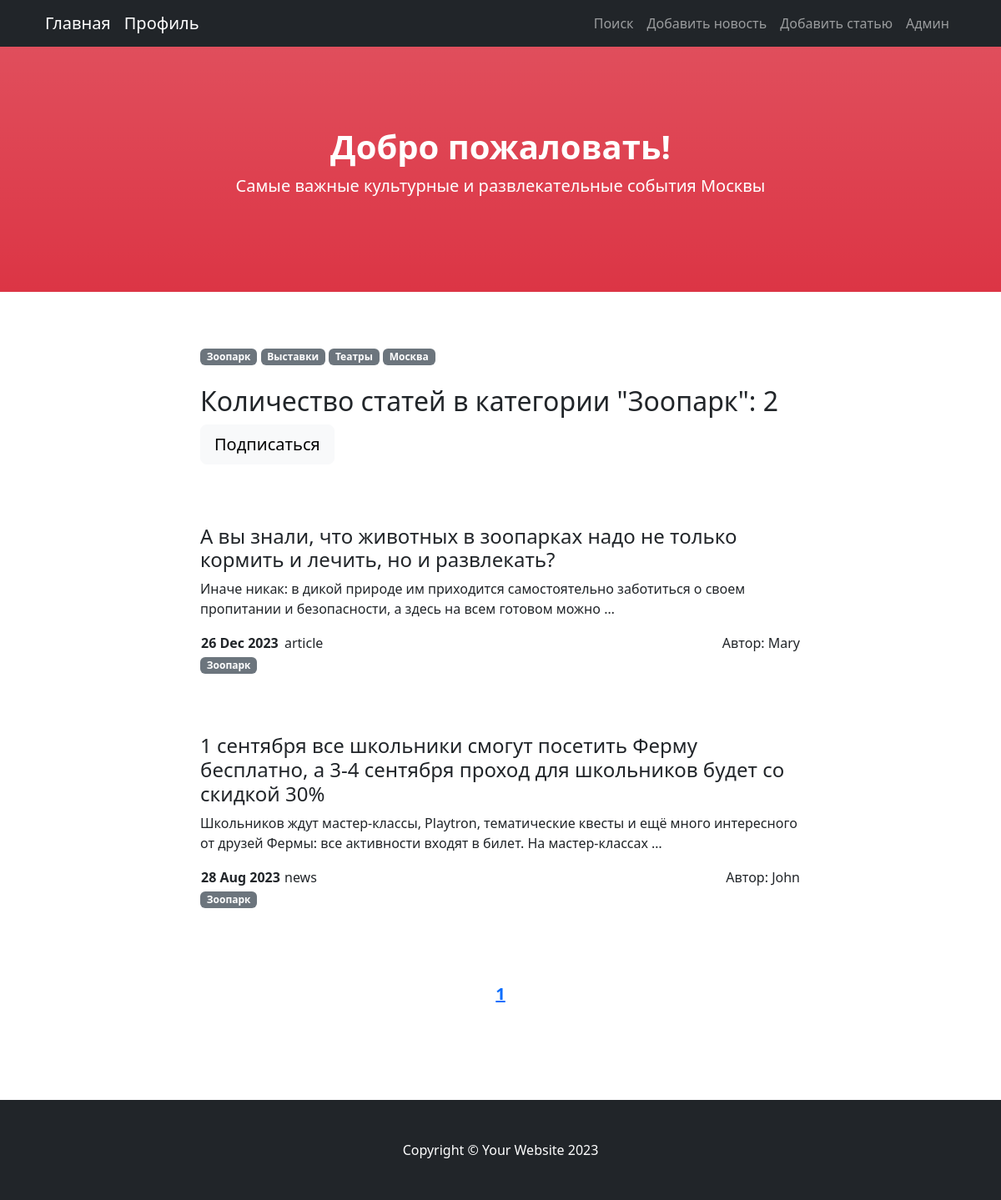
/articles/categories/1, run on the app's committed database.
### News/models.py (models this page shows, shortened)
class Category(models.Model):
    name = models.CharField(max_length=150, unique=True)
    subscribers = models.ManyToManyField(User, blank=True, related_name='categories')
    def __str__(self):
        return self.name

class Post(models.Model):
    PREVIEW_LENGTH = 124
    news = 'NE'
    article = 'AR'
    ITEM_TYPE = [(news, 'news'),
                 (article, 'article')]
    type = models.CharField(max_length=2, choices=ITEM_TYPE, default=news)
    add_date = models.DateTimeField(auto_now_add=True)
    title = models.CharField(max_length=150)
    content = models.TextField()
    rating = models.IntegerField(default=0)
    author = models.ForeignKey(Author, on_delete=models.PROTECT)
    category = models.ManyToManyField(Category, through='PostCategory', related_name='posts_categories')
    def get_categories(self):
        cat_qs = self.category.all()
        return cat_qs

class Author(models.Model):
    rating = models.IntegerField(default=0)
    user = models.OneToOneField(User, on_delete=models.CASCADE)
    def __str__(self):
        return self.user.username

### News/views.py (the view, shortened to what this page needs)
# urls.py: path('categories/<int:pk>', PostCategoryList.as_view(), name='categories'),
class PostCategoryList(ListView):
    model = Post
    context_object_name = 'posts'
    paginate_by = 10
    template_name = 'categories.html'
    def get_queryset(self):
        self.category = get_object_or_404(Category, id=self.kwargs['pk'])
        queryset = Post.objects.filter(category=self.category).order_by('-add_date')
        return queryset
    def get_context_data(self, *, object_list=None, **kwargs):
        context = super().get_context_data(**kwargs)
        page = context['page_obj']
        context['all_categories'] = Category.objects.all()
        context['category'] = self.category
        context['paginator_range'] = page.paginator.get_elided_page_range(
            page.number, on_each_side=1, on_ends=1)
        context['is_subscriber'] = self.request.user in self.category.subscribers.all()
        return context

### News/templatetags/custom_filters.py (called while the page is built)
@register.filter()
def censor(value: str) -> str:
    try:
        if not isinstance(value, str):
            raise CensorException('Filter can work only with str format')
        pattern = re.compile(fr"\b{BAD_WORD}[а-я]{{0,5}}\b", re.IGNORECASE)
        result = re.sub(pattern, censor_repl, value)
        return result
    except CensorException as error:
        print(error)
        pass

### News/templatetags/custom_tags.py (called while the page is built)
@register.simple_tag(takes_context=True)
def url_replace(context, **kwargs):
    d = context['request'].GET.copy()
    for k, v in kwargs.items():
        d[k] = v
    return d.urlencode()

### templates/categories.html (shortened to what this page needs)
{% extends 'flatpages/default.html' %}
{% load custom_filters %}
{% block content %}
    {% load cache %}
    {% cache 600 categories_badges %}
        <div>
            {% for category in all_categories %}
                <a style="text-decoration: none" href="{% url 'categories' category.id %}">
                    <span class="badge text-bg-secondary">{{ category }}</span>
                </a>
            {% endfor %}
        </div>
    {% endcache %}
    <br>
    <h2>Количество статей в категории "{{ category }}": {{ page_obj.paginator.count }}</h2>
    {% if is_subscriber %}
        <h6>Вы подписаны на категорию "{{ category }}"</h6>
    {% else %}
        <div>
            <a style="text-decoration: none" href="{% url 'subscribe' category.id %}">
                <input title="Еженедельная рассылка и оповещение о новых статьях в этой категории"  class="btn btn-lg btn-light" type="button" value="Подписаться" />
            </a>
        </div>
    {% endif %}
    <br><br><br>
    {% if posts %}
        {% for post in page_obj %}
            <h4><a class="nav-link" href="/news/{{ post.pk }}">{{ post.title|censor }}</a></h4>
            <p>{{ post.content|truncatewords:20|censor }}</p>
            <table width="100%">
                <tr>
                    <td width="100"><b>{{ post.add_date|date:'d M Y' }}</b></td>
                    <td>{{ post.get_type_display }}</td>
                    <td align="right">Автор: {{ post.author }}</td>
                </tr>
            </table>
        <div>
            {% for category in post.get_categories %}
                <a style="text-decoration: none" href="{% url 'categories' category.id %}">
                    <span class="badge text-bg-secondary">{{ category }}</span>
                </a>
            {% endfor %}
        </div>
        <br><br><br>
        {% endfor %}
    {% else %}
        <h3>Извините, новостей сейчас нет!</h3>
    {% endif %}
{% endblock content %}

### data on the page
Category: name "Зоопарк"
Category: name "Выставки"
Category: name "Театры"
Category: name "Москва"
Post: title|censor "А вы знали, что животных в зоопарках надо не только кормить и лечить, но и развлекать?", content|censor "Иначе никак: в дикой природе им приходится самостоятельно заботиться о своем пропитании и безопасности, а здесь на всем готовом можно …", add_date "26 Dec 2023", type "article", author "Mary"
Post: title|censor "1 сентября все школьники смогут посетить Ферму бесплатно, а 3-4 сентября проход для школьников будет со скидкой 30%", content|censor "Школьников ждут мастер-классы, Playtron, тематические квесты и ещё много интересного от друзей Фермы: все активности входят в билет. На мастер-классах …", add_date "28 Aug 2023", type "news", author "John"

### other printed values
{{ page_obj.paginator.count }} "2"
{{ page_number }} "1"
